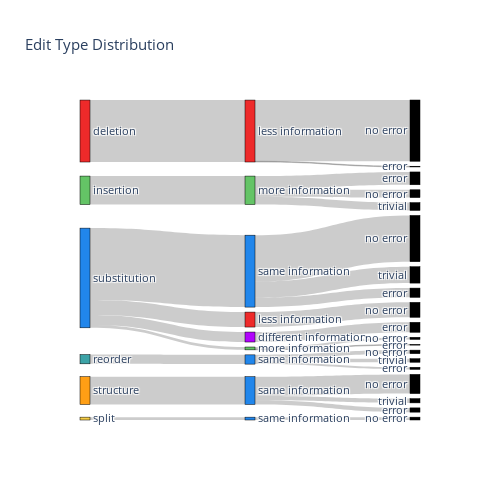

Notebook code cell kept with this figure:
### Code cell
sankey_seperated(data)

### Figure 1 — Plotly figure (JSON) as saved in the notebook; plotly's stock layout.template omitted (floating-point values rounded to 4 significant figures)
{"data": [{"link": {"source": [5, 87, 4, 71, 71, 71, 3, 55, 55, 55, 2, 2, 2, 2, 41, 40, 40, 39, 39, 39, 38, 1, 24, 24, 24, 0, 6, 6], "target": [87, 93, 71, 77, 78, 79, 55, 61, 62, 63, 38, 39, 40, 41, 53, 48, 50, 45, 46, 47, 42, 24, 32, 33, 34, 6, 10, 12], "value": [4, 4, 39, 27, 6, 6, 13, 5, 5, 3, 21, 101, 4, 14, 14, 3, 1, 65, 23, 13, 21, 40, 11, 11, 18, 87, 86, 1]}, "node": {"color": ["#ee2a2a", "#64C466", "#2186eb", "#3ca3a7", "#FF9F15", "#F7CE46", "#ee2a2a", "#2186eb", "#64C466", "#b103fc", "black", "black", "black", "black", "black", "black", "black", "black", "black", "black", "black", "black", "#ee2a2a", "#2186eb", "#64C466", "#b103fc", "black", "black", "black", "black", "black", "black", "black", "black", "black", "black", "black", "black", "#ee2a2a", "#2186eb", "#64C466", "#b103fc", "black", "black", "black", "black", "black", "black", "black", "black", "black", "black", "black", "black", "#ee2a2a", "#2186eb", "#64C466", "#b103fc", "black", "black", "black", "black", "black", "black", "black", "black", "black", "black", "black", "black", "#ee2a2a", "#2186eb", "#64C466", "#b103fc", "black", "black", "black", "black", "black", "black", "black", "black", "black", "black", "black", "black", "#ee2a2a", "#2186eb", "#64C466", "#b103fc", "black", "black", "black", "black", "black", "black", "black", "black", "black", "black", "black", "black"], "label": ["deletion", "insertion", "substitution", "reorder", "structure", "split", "less information", "same information", "more information", "different information", "no error", "trivial", "error", "no error", "trivial", "error", "no error", "trivial", "error", "no error", "trivial", "error", "less information", "same information", "more information", "different information", "no error", "trivial", "error", "no error", "trivial", "error", "no error", "trivial", "error", "no error", "trivial", "error", "less information", "same information", "more information", "different information", "no error", "trivial", "error", "no error", "trivial", "error", "no error", "trivial", "error", "no error", "trivial", "error", "less information", "same information", "more information", "different information", "no error", "trivial", "error", "no error", "trivial", "error", "no error", "trivial", "error", "no error", "trivial", "error", "less information", "same information", "more information", "different information", "no error", "trivial", "error", "no error", "trivial", "error", "no error", "trivial", "error", "no error", "trivial", "error", "less information", "same information", "more information", "different information", "no error", "trivial", "error", "no error", "trivial", "error", "no error", "trivial", "error", "no error", "trivial", "error"], "line": {"color": "black", "width": 0.5}, "pad": 5, "thickness": 10}, "type": "sankey", "valueformat": "d", "valuesuffix": " edits"}], "layout": {"font": {"size": 11}, "height": 500, "title": {"text": "Edit Type Distribution"}, "width": 500}}
